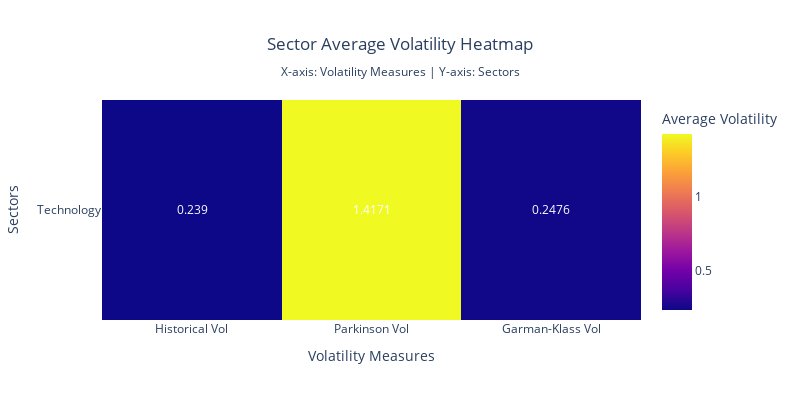

This figure's notebook cell:
### Code cell
# 3. SECTOR VOLATILITY HEATMAP
# X-axis: Volatility Measures, Y-axis: Sectors
fig3 = go.Figure(data=go.Heatmap(
    z=sector_heatmap.values,
    x=sector_heatmap.columns,  # Volatility measures on X-axis
    y=sector_heatmap.index,    # Sectors on Y-axis
    colorscale='Plasma',
    colorbar=dict(title="Average Volatility"),
    text=sector_heatmap.values.round(4),
    texttemplate='%{text}',
    textfont={"size": 12, "color": "white"},
    hovertemplate='<b>%{y}</b><br>Measure: %{x}<br>Avg Volatility: %{z:.4f}<extra></extra>'
))

fig3.update_layout(
    title={
        'text': 'Sector Average Volatility Heatmap<br><sub>X-axis: Volatility Measures | Y-axis: Sectors</sub>',
        'x': 0.5,
        'xanchor': 'center'
    },
    xaxis_title='Volatility Measures',
    yaxis_title='Sectors',
    width=800,
    height=400,
    font=dict(size=12)
)

fig3.show()

### Figure 1 — Plotly figure (JSON) as saved in the notebook; plotly's stock layout.template omitted (floating-point values rounded to 4 significant figures)
{"data": [{"colorbar": {"title": {"text": "Average Volatility"}}, "colorscale": [[0, "#0d0887"], [0.1111, "#46039f"], [0.2222, "#7201a8"], [0.3333, "#9c179e"], [0.4444, "#bd3786"], [0.5556, "#d8576b"], [0.6667, "#ed7953"], [0.7778, "#fb9f3a"], [0.8889, "#fdca26"], [1, "#f0f921"]], "hovertemplate": "<b>%{y}</b><br>Measure: %{x}<br>Avg Volatility: %{z:.4f}<extra></extra>", "text": [[0.239, 1.417, 0.2476]], "textfont": {"color": "white", "size": 12}, "texttemplate": "%{text}", "type": "heatmap", "x": ["Historical Vol", "Parkinson Vol", "Garman-Klass Vol"], "y": ["Technology"], "z": [[0.239, 1.417, 0.2476]]}], "layout": {"font": {"size": 12}, "height": 400, "title": {"text": "Sector Average Volatility Heatmap<br><sub>X-axis: Volatility Measures | Y-axis: Sectors</sub>", "x": 0.5, "xanchor": "center"}, "width": 800, "xaxis": {"title": {"text": "Volatility Measures"}}, "yaxis": {"title": {"text": "Sectors"}}}}
